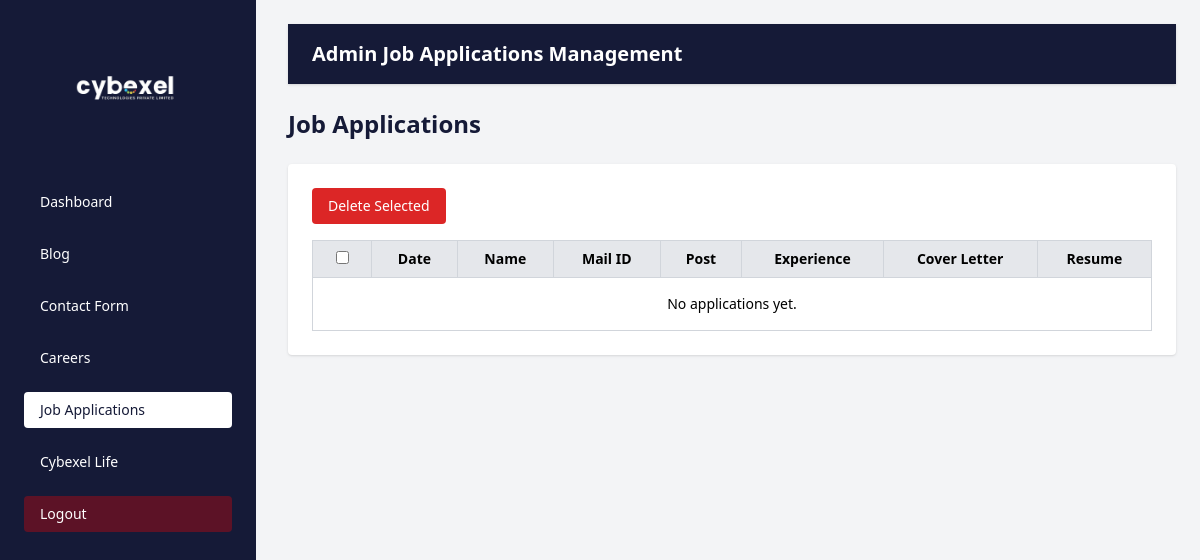
Before: /admin_job_applications/ (signed in) with the older database file.
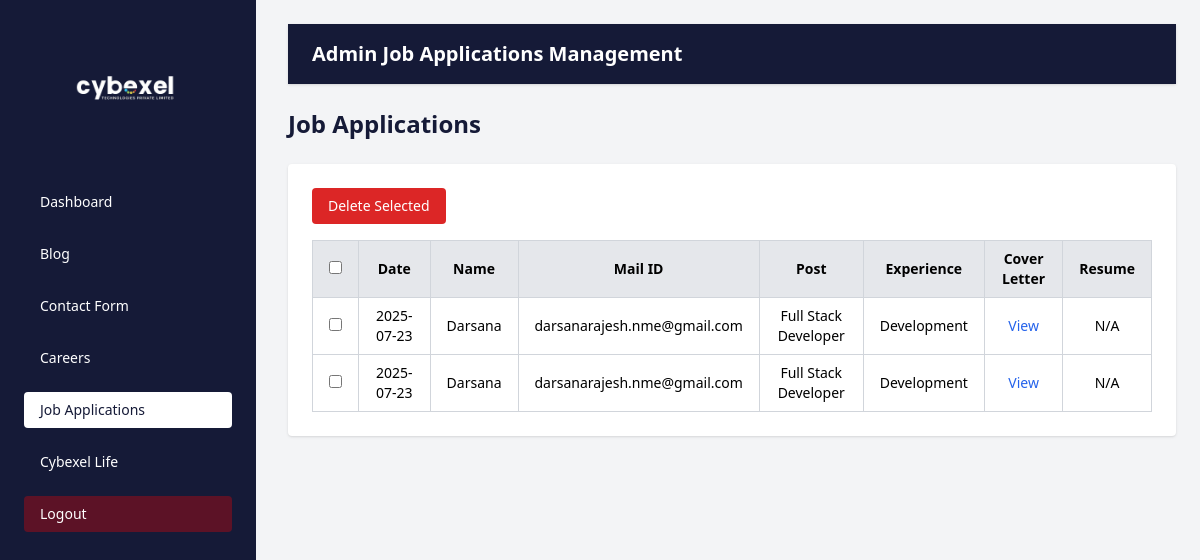
After: the same page with the newer database file.
### cybexelapp/models.py (models this page shows, shortened)
class JobApplication(models.Model):
    department = models.ForeignKey(Department, on_delete=models.SET_NULL, null=True)
    position = models.CharField(max_length=255)
    label = models.CharField(max_length=255)
    name = models.CharField(max_length=255)
    email = models.EmailField()
    cover_letter = models.TextField(blank=True)
    resume = models.FileField(upload_to='resumes/', blank=True)
    submitted_at = models.DateTimeField(auto_now_add=True)

class Department(models.Model):
    name = models.CharField(max_length=100, unique=True)

### cybexelapp/views.py (the view)
# urls.py: path('admin_job_applications/', views.admin_job_applications, name='admin_job_applications'),
@never_cache
@login_required(login_url='admin_login')
def admin_job_applications(request):
    applications = JobApplication.objects.all().order_by('-submitted_at')
    return render(request, 'admin_job_applications.html', {'applications': applications})

### cybexelapp/templates/admin_job_applications.html (shortened to what the changed rows need)
{% load static %}
<!DOCTYPE html>
<html lang="en">
<head>
    <script src="https://cdn.tailwindcss.com"></script>
</head>
<body class="bg-gray-100">
    <div class="flex h-screen">
          <div class="flex-1 p-6 pl-[18rem]">
            <div class="w-full bg-[#151a37] text-white py-4 px-6 r shadow mb-6">
    <h2 class="text-xl font-semibold">Admin Job Applications Management</h2>
  </div>
  <h1 class="text-2xl font-semibold text-[#151a37] mb-6">Job Applications</h1>
 <form method="POST" action="{% url 'bulk_delete_job_applications' %}">
  <div class="bg-white p-6 rounded shadow overflow-x-auto">
    <table class="w-full border-collapse border border-gray-300 text-sm">
      <thead>
        <tr class="bg-gray-200 text-center">
          <th class="border border-gray-300 px-4 py-2">
            <input type="checkbox" id="select-all" />
          </th>
          <th class="border border-gray-300 px-4 py-2">Date</th>
          <th class="border border-gray-300 px-4 py-2">Name</th>
          <th class="border border-gray-300 px-4 py-2">Mail ID</th>
          <th class="border border-gray-300 px-4 py-2">Post</th>
          <th class="border border-gray-300 px-4 py-2">Experience</th>
          <th class="border border-gray-300 px-4 py-2">Cover Letter</th>
          <th class="border border-gray-300 px-4 py-2">Resume</th>
        </tr>
      </thead>
      <tbody>
        {% for application in applications %}
        <tr class="text-center">
          <td class="border border-gray-300 px-4 py-2">
            <input type="checkbox" name="selected_ids" value="{{ application.id }}" />
          </td>
          <td class="border border-gray-300 px-4 py-2">{{ application.submitted_at|date:"Y-m-d" }}</td>
          <td class="border border-gray-300 px-4 py-2">{{ application.name }}</td>
          <td class="border border-gray-300 px-4 py-2">{{ application.email }}</td>
          <td class="border border-gray-300 px-4 py-2">{{ application.position }}</td>
          <td class="border border-gray-300 px-4 py-2">{{ application.department.name }}</td>
          <td class="border border-gray-300 px-4 py-2">
<button
  type="button"
  class="text-blue-600 hover:underline text-sm"
  onclick="showCoverLetterModal(this)"
  data-cover-letter="{{ application.cover_letter|escapejs }}">
  View
</button>
          </td>
          <td class="border border-gray-300 px-4 py-2">
            {% if application.resume %}
              <a href="{{ application.resume.url }}" target="_blank" class="text-blue-600 hover:underline">Download</a>
            {% else %}
              N/A
            {% endif %}
          </td>
        </tr>
        {% empty %}
        <tr>
          <td colspan="9" class="text-center py-4">No applications yet.</td>
        </tr>
        {% endfor %}
      </tbody>
    </table>
  </div>
</form>
</div>
    </div>
</body>
</html>

Changed rows visible on the page:
added JobApplication: submitted_at "2025-07-23", name "Darsana", email "darsanarajesh.nme@gmail.com", position "Full Stack Developer", department.name "Development", resume "N/A"
added JobApplication: submitted_at "2025-07-23", name "Darsana", email "darsanarajesh.nme@gmail.com", position "Full Stack Developer", department.name "Development", resume "N/A"
Other visible differences:
text no longer shown: "No applications yet."
